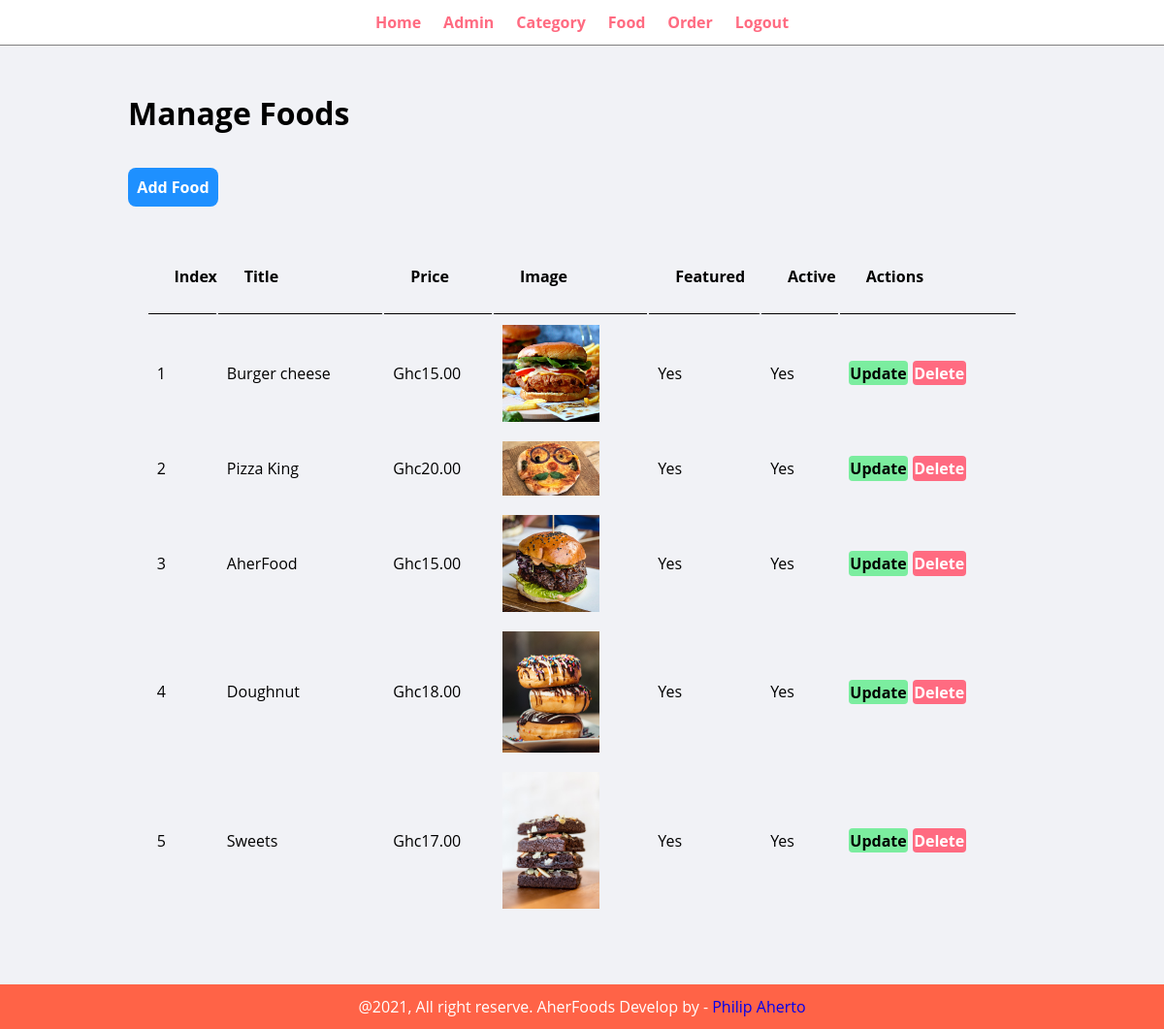
The page /admi/food.php on the database its author committed.
### tables this page shows
CREATE TABLE `tbl_food` (
  `id` int(10) UNSIGNED NOT NULL,
  `title` varchar(30) NOT NULL,
  `descrip` text NOT NULL,
  `price` decimal(10,0) NOT NULL,
  `image` varchar(255) NOT NULL,
  `categ_id` int(10) UNSIGNED NOT NULL,
  `featured` varchar(30) NOT NULL,
  `active` varchar(30) NOT NULL
);

### admi/food.php (the view, shortened to what this page needs)
<?php include('parts/navbar.php');?>
  <div class="main-content">
      <div class="wrapper">
        <h1>Manage Foods</h1>
        <br><br>
        <a href="add-food.php" class="btn-add"> Add Food</a>
        <br><br>
        <table class="tbl">
          <tr>
            <th>Index</th>
            <th>Title</th>
            <th>Price</th>
            <th>Image</th>
            <th>Featured</th>
            <th>Active</th>
            <th>Actions</th>
          </tr>
          <?php
            $sql="SELECT * FROM tbl_food";
            $res=mysqli_query($con,$sql);
            if($res==TRUE){
              $count=mysqli_num_rows($res);
              $index=1;
              if($count>0){
                while($rows=mysqli_fetch_assoc($res)){
                  $id=$rows['id'];
                  $title=$rows['title'];
                  $price=$rows['price'];
                  $image=$rows['image'];
                  $featured=$rows['featured'];
                  $active=$rows['active'];
                  ?>
                    <tr>
                      <td><?php echo $index++;?></td>
                      <td><?php echo $title;?></td>
                      <td>Ghc<?php echo $price;?>.00</td>
                      <td>
                        <?php
                        if($image!=""){
                          ?>
                          <img src="<?php echo HOMEPAGE_URL;?>images/food/<?php echo $image?>" width="100px">
                          <?php
                        }else{
                          echo "<div class='error'>Image not added</div>";
                        }
                        ?>
                      </td>
                      <td><?php echo $featured;?></td>
                      <td><?php echo $active;?></td>
                      <td>
                        <a href="<?php echo HOMEPAGE_URL;?>admi/update-food.php?id=<?php echo $id; ?>" class="btn-update">Update</a>
                        <a href="<?php echo HOMEPAGE_URL;?>admi/delete-food.php?id=<?php echo $id;?>&image=<?php echo $image ?>" class="btn-delete">Delete</a>
                      </td>
                    </tr>
                  <?php
                }
              }else{
                echo "<tr><td colspan='7' class='error'>No food has been added yet. Click on the Add Food Button above to add a food </td></tr>";
              }
            }
          ?>
        </table>
      </div>
</div>
<?php include('parts/footer.php');?>

### admi/admin.css (style rules this page uses)
* { margin: 0; padding: 0; box-sizing: border-box; font-family: 'Open Sans' ; }
.wrapper { padding: 1%; width: 80%; margin: 0 auto; }
.main-content { background-color: #f1f2f6; padding: 3% 0; }
.tbl { width: 100%; padding: 2%; }
table tr th { border-bottom: 1px solid black; text-align: left; padding: 3%; }
table tr td { padding: 1%; }
.btn-add { background-color: #1e90ff; padding: 1%; font-weight: bold; color: white; text-decoration: none; border-radius: 8px; }
.btn-update { background-color: #7bed9f; padding: 1%; font-weight: bold; color: black; text-decoration: none; border-radius: 4px; }
.btn-delete { background-color: #ff6b81; padding: 1%; font-weight: bold; color: white; text-decoration: none; border-radius: 4px; }

### rows shown on the page
tbl_food: title "Burger cheese", price "15", image (picture), featured "Yes", active "Yes"
tbl_food: title "Pizza King", price "20", image (picture), featured "Yes", active "Yes"
tbl_food: title "AherFood", price "15", image (picture), featured "Yes", active "Yes"
tbl_food: title "Doughnut", price "18", image (picture), featured "Yes", active "Yes"
tbl_food: title "Sweets", price "17", image (picture), featured "Yes", active "Yes"
